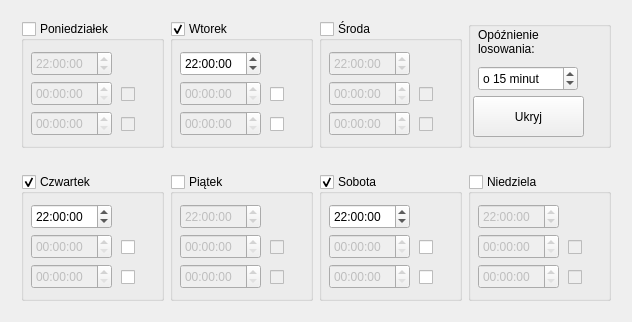
<?xml version="1.0" encoding="UTF-8"?>
<ui version="4.0">
 <author>Marcin Brysz</author>
 <class>drawingform</class>
 <widget class="QWidget" name="drawingform">
  <property name="geometry">
   <rect>
    <x>0</x>
    <y>0</y>
    <width>632</width>
    <height>322</height>
   </rect>
  </property>
  <property name="sizePolicy">
   <sizepolicy hsizetype="Preferred" vsizetype="Preferred">
    <horstretch>0</horstretch>
    <verstretch>0</verstretch>
   </sizepolicy>
  </property>
  <property name="minimumSize">
   <size>
    <width>632</width>
    <height>322</height>
   </size>
  </property>
  <property name="maximumSize">
   <size>
    <width>632</width>
    <height>322</height>
   </size>
  </property>
  <property name="sizeIncrement">
   <size>
    <width>0</width>
    <height>0</height>
   </size>
  </property>
  <property name="baseSize">
   <size>
    <width>0</width>
    <height>0</height>
   </size>
  </property>
  <property name="windowTitle">
   <string>Ustawienia losowania</string>
  </property>
  <property name="windowIcon">
   <iconset resource="icons.qrc">
    <normaloff>:/images/ball.png</normaloff>:/images/ball.png</iconset>
  </property>
  <layout class="QGridLayout" name="gridLayout">
   <item row="0" column="0">
    <layout class="QHBoxLayout" name="horizontalLayout">
     <property name="margin">
      <number>10</number>
     </property>
     <item>
      <widget class="QGroupBox" name="mMondayGroupBox">
       <property name="enabled">
        <bool>true</bool>
       </property>
       <property name="sizePolicy">
        <sizepolicy hsizetype="Expanding" vsizetype="Expanding">
         <horstretch>0</horstretch>
         <verstretch>0</verstretch>
        </sizepolicy>
       </property>
       <property name="title">
        <string>Poniedziałek</string>
       </property>
       <property name="flat">
        <bool>false</bool>
       </property>
       <property name="checkable">
        <bool>true</bool>
       </property>
       <property name="checked">
        <bool>false</bool>
       </property>
       <widget class="QTimeEdit" name="baseTimeMonday">
        <property name="geometry">
         <rect>
          <x>10</x>
          <y>30</y>
          <width>81</width>
          <height>25</height>
         </rect>
        </property>
        <property name="sizePolicy">
         <sizepolicy hsizetype="Expanding" vsizetype="Expanding">
          <horstretch>0</horstretch>
          <verstretch>0</verstretch>
         </sizepolicy>
        </property>
        <property name="calendarPopup">
         <bool>false</bool>
        </property>
        <property name="time">
         <time>
          <hour>22</hour>
          <minute>0</minute>
          <second>0</second>
         </time>
        </property>
       </widget>
       <widget class="QTimeEdit" name="firstTimeMonday">
        <property name="enabled">
         <bool>false</bool>
        </property>
        <property name="geometry">
         <rect>
          <x>10</x>
          <y>60</y>
          <width>81</width>
          <height>25</height>
         </rect>
        </property>
        <property name="sizePolicy">
         <sizepolicy hsizetype="Expanding" vsizetype="Expanding">
          <horstretch>0</horstretch>
          <verstretch>0</verstretch>
         </sizepolicy>
        </property>
       </widget>
       <widget class="QTimeEdit" name="secondTimeMonday">
        <property name="enabled">
         <bool>false</bool>
        </property>
        <property name="geometry">
         <rect>
          <x>10</x>
          <y>90</y>
          <width>81</width>
          <height>25</height>
         </rect>
        </property>
        <property name="sizePolicy">
         <sizepolicy hsizetype="Expanding" vsizetype="Expanding">
          <horstretch>0</horstretch>
          <verstretch>0</verstretch>
         </sizepolicy>
        </property>
       </widget>
       <widget class="QCheckBox" name="firstCheckBoxMonday">
        <property name="geometry">
         <rect>
          <x>100</x>
          <y>63</y>
          <width>21</width>
          <height>21</height>
         </rect>
        </property>
        <property name="sizePolicy">
         <sizepolicy hsizetype="Expanding" vsizetype="Expanding">
          <horstretch>0</horstretch>
          <verstretch>0</verstretch>
         </sizepolicy>
        </property>
        <property name="text">
         <string/>
        </property>
       </widget>
       <widget class="QCheckBox" name="secondCheckBoxMonday">
        <property name="geometry">
         <rect>
          <x>100</x>
          <y>93</y>
          <width>21</width>
          <height>21</height>
         </rect>
        </property>
        <property name="sizePolicy">
         <sizepolicy hsizetype="Expanding" vsizetype="Expanding">
          <horstretch>0</horstretch>
          <verstretch>0</verstretch>
         </sizepolicy>
        </property>
        <property name="text">
         <string/>
        </property>
       </widget>
      </widget>
     </item>
     <item>
      <widget class="QGroupBox" name="mTuesdayGroupBox">
       <property name="sizePolicy">
        <sizepolicy hsizetype="Expanding" vsizetype="Expanding">
         <horstretch>0</horstretch>
         <verstretch>0</verstretch>
        </sizepolicy>
       </property>
       <property name="title">
        <string>Wtorek</string>
       </property>
       <property name="flat">
        <bool>false</bool>
       </property>
       <property name="checkable">
        <bool>true</bool>
       </property>
       <widget class="QTimeEdit" name="baseTimeTuesday">
        <property name="geometry">
         <rect>
          <x>10</x>
          <y>30</y>
          <width>81</width>
          <height>25</height>
         </rect>
        </property>
        <property name="sizePolicy">
         <sizepolicy hsizetype="Expanding" vsizetype="Expanding">
          <horstretch>0</horstretch>
          <verstretch>0</verstretch>
         </sizepolicy>
        </property>
        <property name="time">
         <time>
          <hour>22</hour>
          <minute>0</minute>
          <second>0</second>
         </time>
        </property>
       </widget>
       <widget class="QTimeEdit" name="firstTimeTuesday">
        <property name="enabled">
         <bool>false</bool>
        </property>
        <property name="geometry">
         <rect>
          <x>10</x>
          <y>60</y>
          <width>81</width>
          <height>25</height>
         </rect>
        </property>
        <property name="sizePolicy">
         <sizepolicy hsizetype="Expanding" vsizetype="Expanding">
          <horstretch>0</horstretch>
          <verstretch>0</verstretch>
         </sizepolicy>
        </property>
       </widget>
       <widget class="QTimeEdit" name="secondTimeTuesday">
        <property name="enabled">
         <bool>false</bool>
        </property>
        <property name="geometry">
         <rect>
          <x>10</x>
          <y>90</y>
          <width>81</width>
          <height>25</height>
         </rect>
        </property>
        <property name="sizePolicy">
         <sizepolicy hsizetype="Expanding" vsizetype="Expanding">
          <horstretch>0</horstretch>
          <verstretch>0</verstretch>
         </sizepolicy>
        </property>
       </widget>
       <widget class="QCheckBox" name="firstCheckBoxTuesday">
        <property name="geometry">
         <rect>
          <x>100</x>
          <y>63</y>
          <width>21</width>
          <height>21</height>
         </rect>
        </property>
        <property name="sizePolicy">
         <sizepolicy hsizetype="Expanding" vsizetype="Expanding">
          <horstretch>0</horstretch>
          <verstretch>0</verstretch>
         </sizepolicy>
        </property>
        <property name="text">
         <string/>
        </property>
       </widget>
       <widget class="QCheckBox" name="secondCheckBoxTuesday">
        <property name="geometry">
         <rect>
          <x>100</x>
          <y>93</y>
          <width>21</width>
          <height>21</height>
         </rect>
        </property>
        <property name="sizePolicy">
         <sizepolicy hsizetype="Expanding" vsizetype="Expanding">
          <horstretch>0</horstretch>
          <verstretch>0</verstretch>
         </sizepolicy>
        </property>
        <property name="text">
         <string/>
        </property>
       </widget>
      </widget>
     </item>
     <item>
      <widget class="QGroupBox" name="mWednesdayGroupBox">
       <property name="enabled">
        <bool>true</bool>
       </property>
       <property name="sizePolicy">
        <sizepolicy hsizetype="Expanding" vsizetype="Expanding">
         <horstretch>0</horstretch>
         <verstretch>0</verstretch>
        </sizepolicy>
       </property>
       <property name="title">
        <string>Środa</string>
       </property>
       <property name="flat">
        <bool>false</bool>
       </property>
       <property name="checkable">
        <bool>true</bool>
       </property>
       <property name="checked">
        <bool>false</bool>
       </property>
       <widget class="QTimeEdit" name="baseTimeWednesday">
        <property name="geometry">
         <rect>
          <x>10</x>
          <y>30</y>
          <width>81</width>
          <height>25</height>
         </rect>
        </property>
        <property name="sizePolicy">
         <sizepolicy hsizetype="Expanding" vsizetype="Expanding">
          <horstretch>0</horstretch>
          <verstretch>0</verstretch>
         </sizepolicy>
        </property>
        <property name="time">
         <time>
          <hour>22</hour>
          <minute>0</minute>
          <second>0</second>
         </time>
        </property>
       </widget>
       <widget class="QTimeEdit" name="firstTimeWednesday">
        <property name="enabled">
         <bool>false</bool>
        </property>
        <property name="geometry">
         <rect>
          <x>10</x>
          <y>60</y>
          <width>81</width>
          <height>25</height>
         </rect>
        </property>
        <property name="sizePolicy">
         <sizepolicy hsizetype="Expanding" vsizetype="Expanding">
          <horstretch>0</horstretch>
          <verstretch>0</verstretch>
         </sizepolicy>
        </property>
       </widget>
       <widget class="QTimeEdit" name="secondTimeWednesday">
        <property name="enabled">
         <bool>false</bool>
        </property>
        <property name="geometry">
         <rect>
          <x>10</x>
          <y>90</y>
          <width>81</width>
          <height>25</height>
         </rect>
        </property>
        <property name="sizePolicy">
         <sizepolicy hsizetype="Expanding" vsizetype="Expanding">
          <horstretch>0</horstretch>
          <verstretch>0</verstretch>
         </sizepolicy>
        </property>
       </widget>
       <widget class="QCheckBox" name="firstCheckBoxWednesday">
        <property name="geometry">
         <rect>
          <x>100</x>
          <y>63</y>
          <width>21</width>
          <height>21</height>
         </rect>
        </property>
        <property name="sizePolicy">
         <sizepolicy hsizetype="Expanding" vsizetype="Expanding">
          <horstretch>0</horstretch>
          <verstretch>0</verstretch>
         </sizepolicy>
        </property>
        <property name="text">
         <string/>
        </property>
       </widget>
       <widget class="QCheckBox" name="secondCheckBoxWednesday">
        <property name="geometry">
         <rect>
          <x>100</x>
          <y>93</y>
          <width>21</width>
          <height>21</height>
         </rect>
        </property>
        <property name="sizePolicy">
         <sizepolicy hsizetype="Expanding" vsizetype="Expanding">
          <horstretch>0</horstretch>
          <verstretch>0</verstretch>
         </sizepolicy>
        </property>
        <property name="text">
         <string/>
        </property>
       </widget>
      </widget>
     </item>
     <item>
      <widget class="QGroupBox" name="groupBoxDelay">
       <property name="sizePolicy">
        <sizepolicy hsizetype="Expanding" vsizetype="Expanding">
         <horstretch>0</horstretch>
         <verstretch>0</verstretch>
        </sizepolicy>
       </property>
       <property name="title">
        <string/>
       </property>
       <property name="checkable">
        <bool>false</bool>
       </property>
       <widget class="QPushButton" name="pushButtonHidden">
        <property name="geometry">
         <rect>
          <x>5</x>
          <y>75</y>
          <width>111</width>
          <height>41</height>
         </rect>
        </property>
        <property name="sizePolicy">
         <sizepolicy hsizetype="Expanding" vsizetype="Expanding">
          <horstretch>0</horstretch>
          <verstretch>0</verstretch>
         </sizepolicy>
        </property>
        <property name="text">
         <string>Ukryj</string>
        </property>
       </widget>
       <widget class="QLabel" name="delayLabel">
        <property name="geometry">
         <rect>
          <x>10</x>
          <y>5</y>
          <width>81</width>
          <height>31</height>
         </rect>
        </property>
        <property name="sizePolicy">
         <sizepolicy hsizetype="Expanding" vsizetype="Expanding">
          <horstretch>0</horstretch>
          <verstretch>0</verstretch>
         </sizepolicy>
        </property>
        <property name="layoutDirection">
         <enum>Qt::LeftToRight</enum>
        </property>
        <property name="text">
         <string>Opóźnienie
losowania:</string>
        </property>
       </widget>
       <widget class="QSpinBox" name="spinBoxDelay">
        <property name="geometry">
         <rect>
          <x>10</x>
          <y>45</y>
          <width>100</width>
          <height>25</height>
         </rect>
        </property>
        <property name="sizePolicy">
         <sizepolicy hsizetype="Expanding" vsizetype="Expanding">
          <horstretch>0</horstretch>
          <verstretch>0</verstretch>
         </sizepolicy>
        </property>
        <property name="suffix">
         <string> minut</string>
        </property>
        <property name="prefix">
         <string>o </string>
        </property>
        <property name="minimum">
         <number>5</number>
        </property>
        <property name="maximum">
         <number>20</number>
        </property>
        <property name="singleStep">
         <number>5</number>
        </property>
        <property name="value">
         <number>15</number>
        </property>
       </widget>
      </widget>
     </item>
    </layout>
   </item>
   <item row="1" column="0">
    <layout class="QHBoxLayout" name="horizontalLayout_2">
     <property name="margin">
      <number>10</number>
     </property>
     <item>
      <widget class="QGroupBox" name="mThursdayGroupBox">
       <property name="sizePolicy">
        <sizepolicy hsizetype="Expanding" vsizetype="Expanding">
         <horstretch>0</horstretch>
         <verstretch>0</verstretch>
        </sizepolicy>
       </property>
       <property name="title">
        <string>Czwartek</string>
       </property>
       <property name="flat">
        <bool>false</bool>
       </property>
       <property name="checkable">
        <bool>true</bool>
       </property>
       <widget class="QTimeEdit" name="baseTimeThursday">
        <property name="geometry">
         <rect>
          <x>10</x>
          <y>30</y>
          <width>81</width>
          <height>25</height>
         </rect>
        </property>
        <property name="sizePolicy">
         <sizepolicy hsizetype="Expanding" vsizetype="Expanding">
          <horstretch>0</horstretch>
          <verstretch>0</verstretch>
         </sizepolicy>
        </property>
        <property name="time">
         <time>
          <hour>22</hour>
          <minute>0</minute>
          <second>0</second>
         </time>
        </property>
       </widget>
       <widget class="QTimeEdit" name="firstTimeThursday">
        <property name="enabled">
         <bool>false</bool>
        </property>
        <property name="geometry">
         <rect>
          <x>10</x>
          <y>60</y>
          <width>81</width>
          <height>25</height>
         </rect>
        </property>
        <property name="sizePolicy">
         <sizepolicy hsizetype="Expanding" vsizetype="Expanding">
          <horstretch>0</horstretch>
          <verstretch>0</verstretch>
         </sizepolicy>
        </property>
       </widget>
       <widget class="QTimeEdit" name="secondTimeThursday">
        <property name="enabled">
         <bool>false</bool>
        </property>
        <property name="geometry">
         <rect>
          <x>10</x>
          <y>90</y>
          <width>81</width>
          <height>25</height>
         </rect>
        </property>
        <property name="sizePolicy">
         <sizepolicy hsizetype="Expanding" vsizetype="Expanding">
          <horstretch>0</horstretch>
          <verstretch>0</verstretch>
         </sizepolicy>
        </property>
       </widget>
       <widget class="QCheckBox" name="firstCheckBoxThursday">
        <property name="geometry">
         <rect>
          <x>100</x>
          <y>63</y>
          <width>21</width>
          <height>21</height>
         </rect>
        </property>
        <property name="sizePolicy">
         <sizepolicy hsizetype="Expanding" vsizetype="Expanding">
          <horstretch>0</horstretch>
          <verstretch>0</verstretch>
         </sizepolicy>
        </property>
        <property name="text">
         <string/>
        </property>
       </widget>
       <widget class="QCheckBox" name="secondCheckBoxThursday">
        <property name="geometry">
         <rect>
          <x>100</x>
          <y>93</y>
          <width>21</width>
          <height>21</height>
         </rect>
        </property>
        <property name="sizePolicy">
         <sizepolicy hsizetype="Expanding" vsizetype="Expanding">
          <horstretch>0</horstretch>
          <verstretch>0</verstretch>
         </sizepolicy>
        </property>
        <property name="text">
         <string/>
        </property>
       </widget>
      </widget>
     </item>
     <item>
      <widget class="QGroupBox" name="mFridayGroupBox">
       <property name="enabled">
        <bool>true</bool>
       </property>
       <property name="sizePolicy">
        <sizepolicy hsizetype="Expanding" vsizetype="Expanding">
         <horstretch>0</horstretch>
         <verstretch>0</verstretch>
        </sizepolicy>
       </property>
       <property name="title">
        <string>Piątek</string>
       </property>
       <property name="flat">
        <bool>false</bool>
       </property>
       <property name="checkable">
        <bool>true</bool>
       </property>
       <property name="checked">
        <bool>false</bool>
       </property>
       <widget class="QTimeEdit" name="baseTimeFriday">
        <property name="geometry">
         <rect>
          <x>10</x>
          <y>30</y>
          <width>81</width>
          <height>25</height>
         </rect>
        </property>
        <property name="sizePolicy">
         <sizepolicy hsizetype="Expanding" vsizetype="Expanding">
          <horstretch>0</horstretch>
          <verstretch>0</verstretch>
         </sizepolicy>
        </property>
        <property name="time">
         <time>
          <hour>22</hour>
          <minute>0</minute>
          <second>0</second>
         </time>
        </property>
       </widget>
       <widget class="QTimeEdit" name="firstTimeFriday">
        <property name="enabled">
         <bool>false</bool>
        </property>
        <property name="geometry">
         <rect>
          <x>10</x>
          <y>60</y>
          <width>81</width>
          <height>25</height>
         </rect>
        </property>
        <property name="sizePolicy">
         <sizepolicy hsizetype="Expanding" vsizetype="Expanding">
          <horstretch>0</horstretch>
          <verstretch>0</verstretch>
         </sizepolicy>
        </property>
       </widget>
       <widget class="QTimeEdit" name="secondTimeFriday">
        <property name="enabled">
         <bool>false</bool>
        </property>
        <property name="geometry">
         <rect>
          <x>10</x>
          <y>90</y>
          <width>81</width>
          <height>25</height>
         </rect>
        </property>
        <property name="sizePolicy">
         <sizepolicy hsizetype="Expanding" vsizetype="Expanding">
          <horstretch>0</horstretch>
          <verstretch>0</verstretch>
         </sizepolicy>
        </property>
       </widget>
       <widget class="QCheckBox" name="firstCheckBoxFriday">
        <property name="geometry">
         <rect>
          <x>100</x>
          <y>63</y>
          <width>21</width>
          <height>21</height>
         </rect>
        </property>
        <property name="sizePolicy">
         <sizepolicy hsizetype="Expanding" vsizetype="Expanding">
          <horstretch>0</horstretch>
          <verstretch>0</verstretch>
         </sizepolicy>
        </property>
        <property name="text">
         <string/>
        </property>
       </widget>
       <widget class="QCheckBox" name="secondCheckBoxFriday">
        <property name="geometry">
         <rect>
          <x>100</x>
          <y>93</y>
          <width>21</width>
          <height>21</height>
         </rect>
        </property>
        <property name="sizePolicy">
         <sizepolicy hsizetype="Expanding" vsizetype="Expanding">
          <horstretch>0</horstretch>
          <verstretch>0</verstretch>
         </sizepolicy>
        </property>
        <property name="text">
         <string/>
        </property>
       </widget>
      </widget>
     </item>
     <item>
      <widget class="QGroupBox" name="mSaturdayGroupBox">
       <property name="sizePolicy">
        <sizepolicy hsizetype="Expanding" vsizetype="Expanding">
         <horstretch>0</horstretch>
         <verstretch>0</verstretch>
        </sizepolicy>
       </property>
       <property name="title">
        <string>Sobota</string>
       </property>
       <property name="flat">
        <bool>false</bool>
       </property>
       <property name="checkable">
        <bool>true</bool>
       </property>
       <widget class="QTimeEdit" name="baseTimeSaturday">
        <property name="geometry">
         <rect>
          <x>10</x>
          <y>30</y>
          <width>81</width>
          <height>25</height>
         </rect>
        </property>
        <property name="sizePolicy">
         <sizepolicy hsizetype="Expanding" vsizetype="Expanding">
          <horstretch>0</horstretch>
          <verstretch>0</verstretch>
         </sizepolicy>
        </property>
        <property name="time">
         <time>
          <hour>22</hour>
          <minute>0</minute>
          <second>0</second>
         </time>
        </property>
       </widget>
       <widget class="QTimeEdit" name="firstTimeSaturday">
        <property name="enabled">
         <bool>false</bool>
        </property>
        <property name="geometry">
         <rect>
          <x>10</x>
          <y>60</y>
          <width>81</width>
          <height>25</height>
         </rect>
        </property>
        <property name="sizePolicy">
         <sizepolicy hsizetype="Expanding" vsizetype="Expanding">
          <horstretch>0</horstretch>
          <verstretch>0</verstretch>
         </sizepolicy>
        </property>
       </widget>
       <widget class="QTimeEdit" name="secondTimeSaturday">
        <property name="enabled">
         <bool>false</bool>
        </property>
        <property name="geometry">
         <rect>
          <x>10</x>
          <y>90</y>
          <width>81</width>
          <height>25</height>
         </rect>
        </property>
        <property name="sizePolicy">
         <sizepolicy hsizetype="Expanding" vsizetype="Expanding">
          <horstretch>0</horstretch>
          <verstretch>0</verstretch>
         </sizepolicy>
        </property>
       </widget>
       <widget class="QCheckBox" name="firstCheckBoxSaturday">
        <property name="geometry">
         <rect>
          <x>100</x>
          <y>63</y>
          <width>21</width>
          <height>21</height>
         </rect>
        </property>
        <property name="sizePolicy">
         <sizepolicy hsizetype="Expanding" vsizetype="Expanding">
          <horstretch>0</horstretch>
          <verstretch>0</verstretch>
         </sizepolicy>
        </property>
        <property name="text">
         <string/>
        </property>
       </widget>
       <widget class="QCheckBox" name="secondCheckBoxSaturday">
        <property name="geometry">
         <rect>
          <x>100</x>
          <y>93</y>
          <width>21</width>
          <height>21</height>
         </rect>
        </property>
        <property name="sizePolicy">
         <sizepolicy hsizetype="Expanding" vsizetype="Expanding">
          <horstretch>0</horstretch>
          <verstretch>0</verstretch>
         </sizepolicy>
        </property>
        <property name="text">
         <string/>
        </property>
       </widget>
      </widget>
     </item>
     <item>
      <widget class="QGroupBox" name="mSundayGroupBox">
       <property name="enabled">
        <bool>true</bool>
       </property>
       <property name="sizePolicy">
        <sizepolicy hsizetype="Expanding" vsizetype="Expanding">
         <horstretch>0</horstretch>
         <verstretch>0</verstretch>
        </sizepolicy>
       </property>
       <property name="title">
        <string>Niedziela</string>
       </property>
       <property name="flat">
        <bool>false</bool>
       </property>
       <property name="checkable">
        <bool>true</bool>
       </property>
       <property name="checked">
        <bool>false</bool>
       </property>
       <widget class="QTimeEdit" name="baseTimeSunday">
        <property name="geometry">
         <rect>
          <x>10</x>
          <y>30</y>
          <width>81</width>
          <height>25</height>
         </rect>
        </property>
        <property name="sizePolicy">
         <sizepolicy hsizetype="Expanding" vsizetype="Expanding">
          <horstretch>0</horstretch>
          <verstretch>0</verstretch>
         </sizepolicy>
        </property>
        <property name="time">
         <time>
          <hour>22</hour>
          <minute>0</minute>
          <second>0</second>
         </time>
        </property>
       </widget>
       <widget class="QTimeEdit" name="firstTimeSunday">
        <property name="enabled">
         <bool>false</bool>
        </property>
        <property name="geometry">
         <rect>
          <x>10</x>
          <y>60</y>
          <width>81</width>
          <height>25</height>
         </rect>
        </property>
        <property name="sizePolicy">
         <sizepolicy hsizetype="Expanding" vsizetype="Expanding">
          <horstretch>0</horstretch>
          <verstretch>0</verstretch>
         </sizepolicy>
        </property>
       </widget>
       <widget class="QTimeEdit" name="secondTimeSunday">
        <property name="enabled">
         <bool>false</bool>
        </property>
        <property name="geometry">
         <rect>
          <x>10</x>
          <y>90</y>
          <width>81</width>
          <height>25</height>
         </rect>
        </property>
        <property name="sizePolicy">
         <sizepolicy hsizetype="Expanding" vsizetype="Expanding">
          <horstretch>0</horstretch>
          <verstretch>0</verstretch>
         </sizepolicy>
        </property>
       </widget>
       <widget class="QCheckBox" name="firstCheckBoxSunday">
        <property name="geometry">
         <rect>
          <x>100</x>
          <y>63</y>
          <width>21</width>
          <height>21</height>
         </rect>
        </property>
        <property name="sizePolicy">
         <sizepolicy hsizetype="Expanding" vsizetype="Expanding">
          <horstretch>0</horstretch>
          <verstretch>0</verstretch>
         </sizepolicy>
        </property>
        <property name="text">
         <string/>
        </property>
       </widget>
       <widget class="QCheckBox" name="secondCheckBoxSunday">
        <property name="geometry">
         <rect>
          <x>100</x>
          <y>93</y>
          <width>21</width>
          <height>21</height>
         </rect>
        </property>
        <property name="sizePolicy">
         <sizepolicy hsizetype="Expanding" vsizetype="Expanding">
          <horstretch>0</horstretch>
          <verstretch>0</verstretch>
         </sizepolicy>
        </property>
        <property name="text">
         <string/>
        </property>
       </widget>
      </widget>
     </item>
    </layout>
   </item>
  </layout>
 </widget>
 <tabstops>
  <tabstop>mMondayGroupBox</tabstop>
  <tabstop>baseTimeMonday</tabstop>
  <tabstop>firstTimeMonday</tabstop>
  <tabstop>firstCheckBoxMonday</tabstop>
  <tabstop>secondTimeMonday</tabstop>
  <tabstop>secondCheckBoxMonday</tabstop>
  <tabstop>mTuesdayGroupBox</tabstop>
  <tabstop>baseTimeTuesday</tabstop>
  <tabstop>firstTimeTuesday</tabstop>
  <tabstop>firstCheckBoxTuesday</tabstop>
  <tabstop>secondTimeTuesday</tabstop>
  <tabstop>secondCheckBoxTuesday</tabstop>
  <tabstop>mWednesdayGroupBox</tabstop>
  <tabstop>baseTimeWednesday</tabstop>
  <tabstop>firstTimeWednesday</tabstop>
  <tabstop>firstCheckBoxWednesday</tabstop>
  <tabstop>secondTimeWednesday</tabstop>
  <tabstop>secondCheckBoxWednesday</tabstop>
  <tabstop>mThursdayGroupBox</tabstop>
  <tabstop>baseTimeThursday</tabstop>
  <tabstop>firstTimeThursday</tabstop>
  <tabstop>firstCheckBoxThursday</tabstop>
  <tabstop>secondTimeThursday</tabstop>
  <tabstop>secondCheckBoxThursday</tabstop>
  <tabstop>mFridayGroupBox</tabstop>
  <tabstop>baseTimeFriday</tabstop>
  <tabstop>firstTimeFriday</tabstop>
  <tabstop>firstCheckBoxFriday</tabstop>
  <tabstop>secondTimeFriday</tabstop>
  <tabstop>secondCheckBoxFriday</tabstop>
  <tabstop>mSaturdayGroupBox</tabstop>
  <tabstop>baseTimeSaturday</tabstop>
  <tabstop>firstTimeSaturday</tabstop>
  <tabstop>firstCheckBoxSaturday</tabstop>
  <tabstop>secondTimeSaturday</tabstop>
  <tabstop>secondCheckBoxSaturday</tabstop>
  <tabstop>mSundayGroupBox</tabstop>
  <tabstop>baseTimeSunday</tabstop>
  <tabstop>firstTimeSunday</tabstop>
  <tabstop>firstCheckBoxSunday</tabstop>
  <tabstop>secondTimeSunday</tabstop>
  <tabstop>secondCheckBoxSunday</tabstop>
  <tabstop>spinBoxDelay</tabstop>
  <tabstop>pushButtonHidden</tabstop>
 </tabstops>
 <resources>
  <include location="icons.qrc"/>
 </resources>
 <connections>
  <connection>
   <sender>firstCheckBoxMonday</sender>
   <signal>toggled(bool)</signal>
   <receiver>firstTimeMonday</receiver>
   <slot>setEnabled(bool)</slot>
   <hints>
    <hint type="sourcelabel">
     <x>127</x>
     <y>88</y>
    </hint>
    <hint type="destinationlabel">
     <x>100</x>
     <y>89</y>
    </hint>
   </hints>
  </connection>
  <connection>
   <sender>secondCheckBoxMonday</sender>
   <signal>toggled(bool)</signal>
   <receiver>secondTimeMonday</receiver>
   <slot>setEnabled(bool)</slot>
   <hints>
    <hint type="sourcelabel">
     <x>131</x>
     <y>118</y>
    </hint>
    <hint type="destinationlabel">
     <x>108</x>
     <y>120</y>
    </hint>
   </hints>
  </connection>
  <connection>
   <sender>firstCheckBoxTuesday</sender>
   <signal>toggled(bool)</signal>
   <receiver>firstTimeTuesday</receiver>
   <slot>setEnabled(bool)</slot>
   <hints>
    <hint type="sourcelabel">
     <x>282</x>
     <y>83</y>
    </hint>
    <hint type="destinationlabel">
     <x>259</x>
     <y>83</y>
    </hint>
   </hints>
  </connection>
  <connection>
   <sender>secondCheckBoxTuesday</sender>
   <signal>toggled(bool)</signal>
   <receiver>secondTimeTuesday</receiver>
   <slot>setEnabled(bool)</slot>
   <hints>
    <hint type="sourcelabel">
     <x>284</x>
     <y>118</y>
    </hint>
    <hint type="destinationlabel">
     <x>254</x>
     <y>117</y>
    </hint>
   </hints>
  </connection>
  <connection>
   <sender>firstCheckBoxWednesday</sender>
   <signal>toggled(bool)</signal>
   <receiver>firstTimeWednesday</receiver>
   <slot>setEnabled(bool)</slot>
   <hints>
    <hint type="sourcelabel">
     <x>428</x>
     <y>85</y>
    </hint>
    <hint type="destinationlabel">
     <x>400</x>
     <y>85</y>
    </hint>
   </hints>
  </connection>
  <connection>
   <sender>secondCheckBoxWednesday</sender>
   <signal>toggled(bool)</signal>
   <receiver>secondTimeWednesday</receiver>
   <slot>setEnabled(bool)</slot>
   <hints>
    <hint type="sourcelabel">
     <x>431</x>
     <y>121</y>
    </hint>
    <hint type="destinationlabel">
     <x>396</x>
     <y>122</y>
    </hint>
   </hints>
  </connection>
  <connection>
   <sender>firstCheckBoxThursday</sender>
   <signal>toggled(bool)</signal>
   <receiver>firstTimeThursday</receiver>
   <slot>setEnabled(bool)</slot>
   <hints>
    <hint type="sourcelabel">
     <x>131</x>
     <y>244</y>
    </hint>
    <hint type="destinationlabel">
     <x>97</x>
     <y>244</y>
    </hint>
   </hints>
  </connection>
  <connection>
   <sender>secondCheckBoxThursday</sender>
   <signal>toggled(bool)</signal>
   <receiver>secondTimeThursday</receiver>
   <slot>setEnabled(bool)</slot>
   <hints>
    <hint type="sourcelabel">
     <x>132</x>
     <y>273</y>
    </hint>
    <hint type="destinationlabel">
     <x>99</x>
     <y>273</y>
    </hint>
   </hints>
  </connection>
  <connection>
   <sender>firstCheckBoxFriday</sender>
   <signal>toggled(bool)</signal>
   <receiver>firstTimeFriday</receiver>
   <slot>setEnabled(bool)</slot>
   <hints>
    <hint type="sourcelabel">
     <x>283</x>
     <y>244</y>
    </hint>
    <hint type="destinationlabel">
     <x>249</x>
     <y>244</y>
    </hint>
   </hints>
  </connection>
  <connection>
   <sender>secondCheckBoxFriday</sender>
   <signal>toggled(bool)</signal>
   <receiver>secondTimeFriday</receiver>
   <slot>setEnabled(bool)</slot>
   <hints>
    <hint type="sourcelabel">
     <x>282</x>
     <y>273</y>
    </hint>
    <hint type="destinationlabel">
     <x>255</x>
     <y>273</y>
    </hint>
   </hints>
  </connection>
  <connection>
   <sender>firstCheckBoxSaturday</sender>
   <signal>toggled(bool)</signal>
   <receiver>firstTimeSaturday</receiver>
   <slot>setEnabled(bool)</slot>
   <hints>
    <hint type="sourcelabel">
     <x>425</x>
     <y>242</y>
    </hint>
    <hint type="destinationlabel">
     <x>404</x>
     <y>242</y>
    </hint>
   </hints>
  </connection>
  <connection>
   <sender>secondCheckBoxSaturday</sender>
   <signal>toggled(bool)</signal>
   <receiver>secondTimeSaturday</receiver>
   <slot>setEnabled(bool)</slot>
   <hints>
    <hint type="sourcelabel">
     <x>431</x>
     <y>268</y>
    </hint>
    <hint type="destinationlabel">
     <x>399</x>
     <y>268</y>
    </hint>
   </hints>
  </connection>
  <connection>
   <sender>firstCheckBoxSunday</sender>
   <signal>toggled(bool)</signal>
   <receiver>firstTimeSunday</receiver>
   <slot>setEnabled(bool)</slot>
   <hints>
    <hint type="sourcelabel">
     <x>577</x>
     <y>245</y>
    </hint>
    <hint type="destinationlabel">
     <x>533</x>
     <y>244</y>
    </hint>
   </hints>
  </connection>
  <connection>
   <sender>secondCheckBoxSunday</sender>
   <signal>toggled(bool)</signal>
   <receiver>secondTimeSunday</receiver>
   <slot>setEnabled(bool)</slot>
   <hints>
    <hint type="sourcelabel">
     <x>575</x>
     <y>276</y>
    </hint>
    <hint type="destinationlabel">
     <x>541</x>
     <y>276</y>
    </hint>
   </hints>
  </connection>
  <connection>
   <sender>pushButtonHidden</sender>
   <signal>clicked()</signal>
   <receiver>drawingform</receiver>
   <slot>hide()</slot>
   <hints>
    <hint type="sourcelabel">
     <x>569</x>
     <y>75</y>
    </hint>
    <hint type="destinationlabel">
     <x>572</x>
     <y>-13</y>
    </hint>
   </hints>
  </connection>
 </connections>
</ui>
